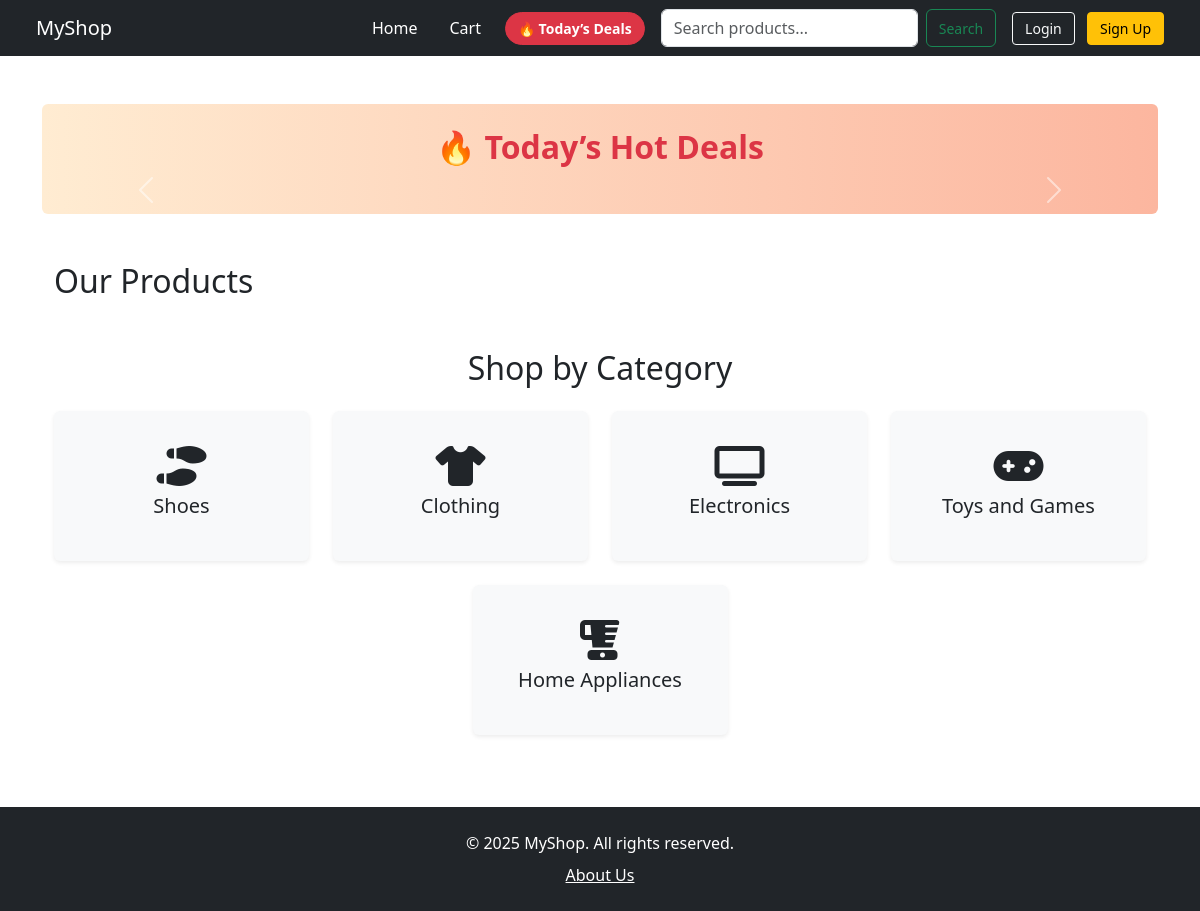
The page / on the database its author committed.
### store/models.py (models this page shows, shortened)
class Category(models.Model):
    name = models.CharField(max_length=100)
    class Meta:
        verbose_name_plural = "Categories"

### store/views.py (the view)
# urls.py: path('', views.home, name='home'),
def home(request):
    products = Product.objects.all()
    categories = Category.objects.all()
    deals = Product.objects.filter(is_deal=True)[:5]  # show top 5 deals
    return render(request, 'store/home.html', {
        'products': products,
        'categories': categories,
        'deals': deals,
    })

### store/templates/store/home.html (shortened to what this page needs)
{% extends 'store/base.html' %}
{% load static %}
{% block content %}
<div class="container my-5 p-4 rounded" style="background: linear-gradient(to right, #ffecd2, #fcb69f);">
  <h2 class="text-danger mb-4 text-center fw-bold">🔥 Today’s Hot Deals</h2>
  <div id="dealsCarousel" class="carousel slide" data-bs-ride="carousel" data-bs-interval="3000">
    <button class="carousel-control-prev" type="button" data-bs-target="#dealsCarousel" data-bs-slide="prev">
      <span class="carousel-control-prev-icon"></span>
    </button>
    <button class="carousel-control-next" type="button" data-bs-target="#dealsCarousel" data-bs-slide="next">
      <span class="carousel-control-next-icon"></span>
    </button>
  </div>
</div>
<div class="container mt-4">
  <h2 class="mb-4">Our Products</h2>
</div>
<div class="container mt-5">
  <h2 class="text-center mb-4">Shop by Category</h2>
  <div class="row justify-content-center">
    {% for category in categories %}
      <div class="col-md-3 mb-4">
        <a href="{% url 'category_products' category.id %}" class="text-decoration-none">
          <div class="card shadow-sm h-100 text-center bg-light border-0">
            <div class="card-body d-flex flex-column justify-content-center align-items-center" style="height: 150px;">
              {% if category.name == "Shoes" %}
                <i class="fas fa-shoe-prints fs-1 mb-2"></i>
              {% elif category.name == "Clothing" %}
                <i class="fas fa-shirt fs-1 mb-2"></i>
              {% elif category.name == "Electronics" %}
                <i class="fas fa-tv fs-1 mb-2"></i>
              {% elif category.name == "Toys and Games" %}
                <i class="fas fa-gamepad fs-1 mb-2"></i>
              {% elif category.name == "Home Appliances" %}
                <i class="fas fa-blender fs-1 mb-2"></i>
              {% endif %}
              <h5 class="card-title text-dark">{{ category.name }}</h5>
            </div>
          </div>
        </a>
      </div>
    {% endfor %}
  </div>
</div>
{% endblock %}

### rows shown on the page
Category: name "Shoes"
Category: name "Clothing"
Category: name "Electronics"
Category: name "Toys and Games"
Category: name "Home Appliances"
